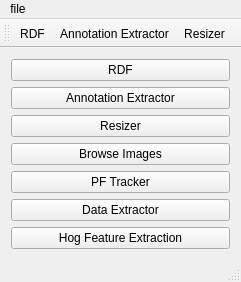
<?xml version="1.0" encoding="UTF-8"?>
<ui version="4.0">
 <class>MainWindowGui</class>
 <widget class="QMainWindow" name="MainWindowGui">
  <property name="windowModality">
   <enum>Qt::NonModal</enum>
  </property>
  <property name="enabled">
   <bool>true</bool>
  </property>
  <property name="geometry">
   <rect>
    <x>0</x>
    <y>0</y>
    <width>241</width>
    <height>258</height>
   </rect>
  </property>
  <property name="windowTitle">
   <string>MainWindow</string>
  </property>
  <property name="layoutDirection">
   <enum>Qt::LeftToRight</enum>
  </property>
  <property name="autoFillBackground">
   <bool>false</bool>
  </property>
  <widget class="QWidget" name="centralWidget">
   <property name="sizePolicy">
    <sizepolicy hsizetype="Preferred" vsizetype="Preferred">
     <horstretch>0</horstretch>
     <verstretch>0</verstretch>
    </sizepolicy>
   </property>
   <property name="layoutDirection">
    <enum>Qt::LeftToRight</enum>
   </property>
   <layout class="QVBoxLayout" name="verticalLayout">
    <item>
     <widget class="QPushButton" name="RDF_pushButton">
      <property name="text">
       <string>RDF</string>
      </property>
     </widget>
    </item>
    <item>
     <widget class="QPushButton" name="AnnExtract_pushButton">
      <property name="text">
       <string>Annotation Extractor</string>
      </property>
     </widget>
    </item>
    <item>
     <widget class="QPushButton" name="Resizer_pushButton">
      <property name="text">
       <string>Resizer</string>
      </property>
     </widget>
    </item>
    <item>
     <widget class="QPushButton" name="Browse_pushButton">
      <property name="text">
       <string>Browse Images</string>
      </property>
     </widget>
    </item>
    <item>
     <widget class="QPushButton" name="PF_pushButton">
      <property name="text">
       <string>PF Tracker</string>
      </property>
     </widget>
    </item>
    <item>
     <widget class="QPushButton" name="DataExtractor_pushButton">
      <property name="text">
       <string>Data Extractor</string>
      </property>
     </widget>
    </item>
    <item>
     <widget class="QPushButton" name="HOGExtractor_pushButton">
      <property name="text">
       <string>Hog Feature Extraction</string>
      </property>
     </widget>
    </item>
   </layout>
  </widget>
  <widget class="QMenuBar" name="menuBar">
   <property name="geometry">
    <rect>
     <x>0</x>
     <y>0</y>
     <width>241</width>
     <height>20</height>
    </rect>
   </property>
   <widget class="QMenu" name="menuFile">
    <property name="title">
     <string>file</string>
    </property>
    <addaction name="actionAnnotation_Extractor"/>
    <addaction name="actionRDF"/>
    <addaction name="actionResizer"/>
   </widget>
   <addaction name="menuFile"/>
  </widget>
  <widget class="QToolBar" name="mainToolBar">
   <attribute name="toolBarArea">
    <enum>TopToolBarArea</enum>
   </attribute>
   <attribute name="toolBarBreak">
    <bool>false</bool>
   </attribute>
   <addaction name="actionRDF"/>
   <addaction name="actionAnnotation_Extractor"/>
   <addaction name="actionResizer"/>
  </widget>
  <widget class="QStatusBar" name="statusBar"/>
  <action name="actionAnnotation_Extractor">
   <property name="text">
    <string>Annotation Extractor</string>
   </property>
  </action>
  <action name="actionRDF">
   <property name="text">
    <string>RDF</string>
   </property>
  </action>
  <action name="actionResizer">
   <property name="text">
    <string>Resizer</string>
   </property>
  </action>
 </widget>
 <layoutdefault spacing="6" margin="11"/>
 <resources/>
 <connections>
  <connection>
   <sender>Browse_pushButton</sender>
   <signal>clicked()</signal>
   <receiver>MainWindowGui</receiver>
   <slot>open_displayimageswidget()</slot>
   <hints>
    <hint type="sourcelabel">
     <x>231</x>
     <y>151</y>
    </hint>
    <hint type="destinationlabel">
     <x>240</x>
     <y>211</y>
    </hint>
   </hints>
  </connection>
  <connection>
   <sender>RDF_pushButton</sender>
   <signal>clicked()</signal>
   <receiver>MainWindowGui</receiver>
   <slot>open_RDFwidget()</slot>
   <hints>
    <hint type="sourcelabel">
     <x>214</x>
     <y>76</y>
    </hint>
    <hint type="destinationlabel">
     <x>240</x>
     <y>211</y>
    </hint>
   </hints>
  </connection>
  <connection>
   <sender>Resizer_pushButton</sender>
   <signal>clicked()</signal>
   <receiver>MainWindowGui</receiver>
   <slot>open_Resizerwidget()</slot>
   <hints>
    <hint type="sourcelabel">
     <x>231</x>
     <y>126</y>
    </hint>
    <hint type="destinationlabel">
     <x>240</x>
     <y>211</y>
    </hint>
   </hints>
  </connection>
  <connection>
   <sender>AnnExtract_pushButton</sender>
   <signal>clicked()</signal>
   <receiver>MainWindowGui</receiver>
   <slot>open_AnnExtwidget()</slot>
   <hints>
    <hint type="sourcelabel">
     <x>231</x>
     <y>101</y>
    </hint>
    <hint type="destinationlabel">
     <x>240</x>
     <y>211</y>
    </hint>
   </hints>
  </connection>
  <connection>
   <sender>PF_pushButton</sender>
   <signal>clicked()</signal>
   <receiver>MainWindowGui</receiver>
   <slot>open_PFTracker()</slot>
   <hints>
    <hint type="sourcelabel">
     <x>126</x>
     <y>172</y>
    </hint>
    <hint type="destinationlabel">
     <x>240</x>
     <y>174</y>
    </hint>
   </hints>
  </connection>
  <connection>
   <sender>DataExtractor_pushButton</sender>
   <signal>clicked()</signal>
   <receiver>MainWindowGui</receiver>
   <slot>open_DataExtractor()</slot>
   <hints>
    <hint type="sourcelabel">
     <x>130</x>
     <y>195</y>
    </hint>
    <hint type="destinationlabel">
     <x>179</x>
     <y>257</y>
    </hint>
   </hints>
  </connection>
  <connection>
   <sender>HOGExtractor_pushButton</sender>
   <signal>clicked()</signal>
   <receiver>MainWindowGui</receiver>
   <slot>open_HOGExtractor()</slot>
   <hints>
    <hint type="sourcelabel">
     <x>80</x>
     <y>219</y>
    </hint>
    <hint type="destinationlabel">
     <x>90</x>
     <y>364</y>
    </hint>
   </hints>
  </connection>
 </connections>
 <slots>
  <slot>open_displayimageswidget()</slot>
  <slot>open_RDFwidget()</slot>
  <slot>open_Resizerwidget()</slot>
  <slot>open_AnnExtwidget()</slot>
  <slot>open_PFTracker()</slot>
  <slot>open_DataExtractor()</slot>
  <slot>open_HOGExtractor()</slot>
 </slots>
</ui>
